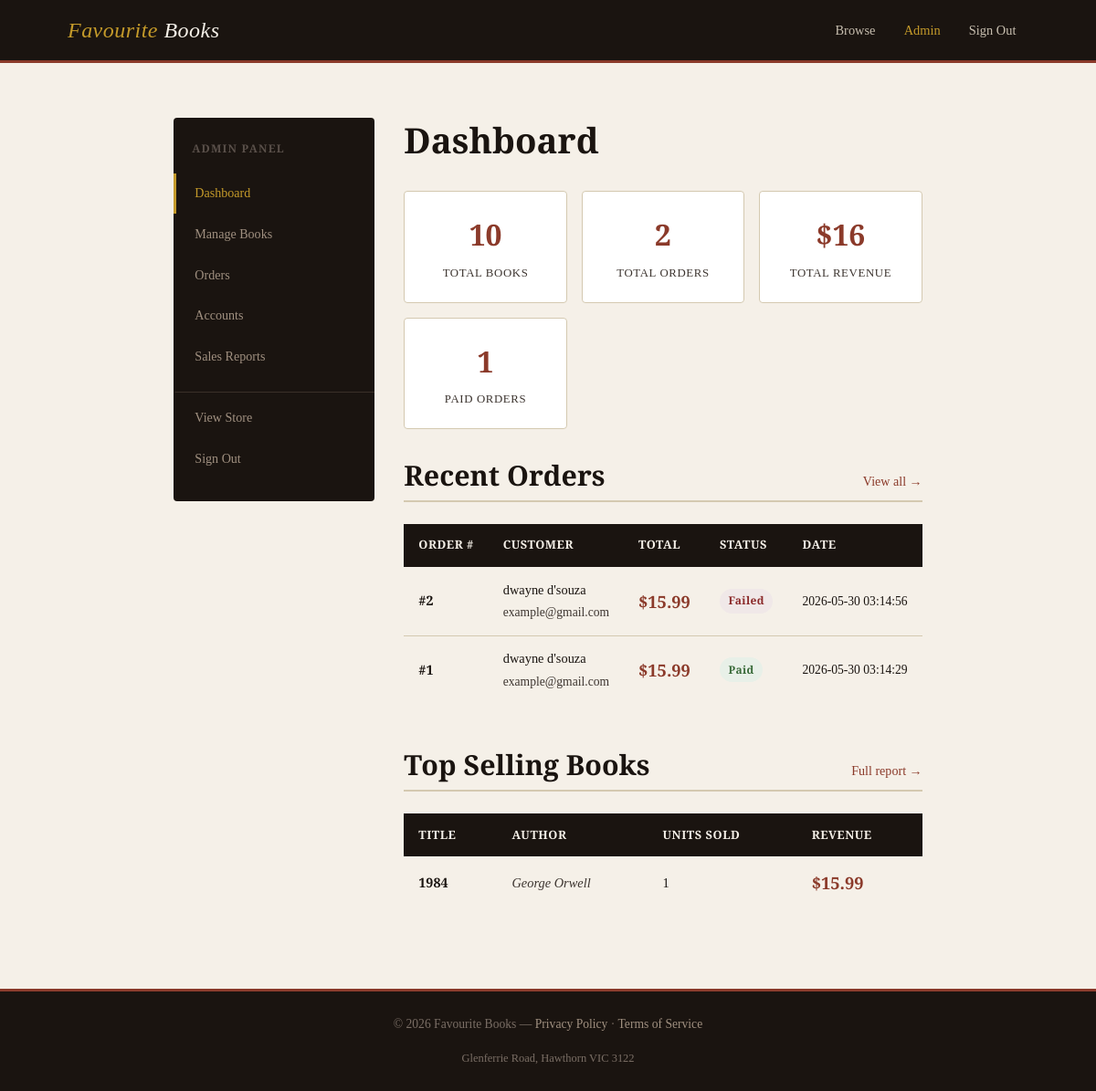
Before: /admin (signed in) with the older database file.
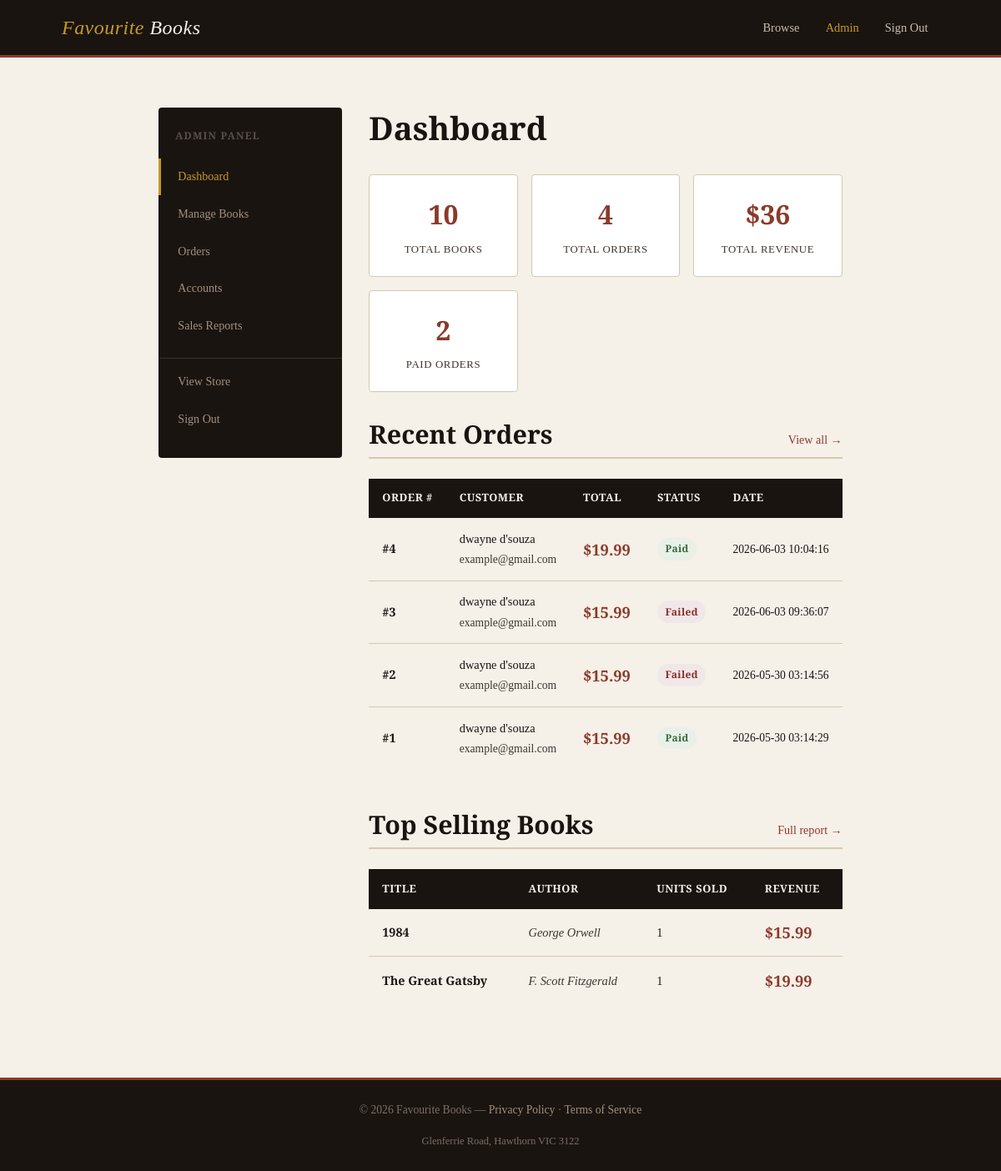
After: the same page with the newer database file.
### tables this page shows
CREATE TABLE orders (
                id INTEGER PRIMARY KEY AUTOINCREMENT,
                account_id INTEGER NOT NULL,
                total_price REAL NOT NULL,
                status TEXT NOT NULL DEFAULT 'pending',
                created_at TIMESTAMP DEFAULT CURRENT_TIMESTAMP,
                shipping_address TEXT NOT NULL,
                FOREIGN KEY (account_id) REFERENCES accounts(id)
            );

CREATE TABLE accounts (
                id INTEGER PRIMARY KEY AUTOINCREMENT,
                name TEXT NOT NULL,
                email TEXT NOT NULL UNIQUE,
                password TEXT NOT NULL,
                phone TEXT,
                address TEXT,
                role TEXT NOT NULL DEFAULT 'customer'
            );

CREATE TABLE products (
                id INTEGER PRIMARY KEY AUTOINCREMENT,
                title TEXT NOT NULL,
                author TEXT NOT NULL,
                isbn TEXT NOT NULL UNIQUE,
                price REAL NOT NULL,
                stock INTEGER NOT NULL DEFAULT 0,
                category TEXT NOT NULL,
                description TEXT,
                available INTEGER NOT NULL DEFAULT 1
            );

### app.py (the view)
@app.route("/admin")
@admin_required
def admin_dashboard():
    cat = Catalogue()
    books = cat.get_all_for_admin()
    orders = Order.get_all()
    report = SalesReport()
    summary = report.get_summary("all")
    return render_template("admin/dashboard.html", books=books, orders=orders, summary=summary)

### app.py (called while the page is built)
def admin_required(f):
    @wraps(f)
    def decorated(*args, **kwargs):
        if "account_id" not in session:
            flash("Please log in to access this page.", "warning")
            return redirect(url_for("login"))
        if session.get("role") != "admin":
            flash("Administrator access required.", "danger")
            return redirect(url_for("index"))
        return f(*args, **kwargs)
    return decorated

### models/catalogue.py (called while the page is built)
    def get_all_for_admin(self):
        rows = self._db.fetchall("SELECT * FROM products ORDER BY title")
        return [self._row_to_product(r) for r in rows]

    def _row_to_product(self, r):
        return Product(r["id"], r["title"], r["author"], r["isbn"],
                       r["price"], r["stock"], r["category"],
                       r["description"], r["available"])

### models/database.py (called while the page is built)
    def __new__(cls):
        if cls._instance is None:
            cls._instance = super().__new__(cls)
            cls._instance._connection = None
        return cls._instance

    def fetchone(self, query, params=()):
        conn = self.get_connection()
        cursor = conn.cursor()
        cursor.execute(query, params)
        return cursor.fetchone()

### templates/admin/dashboard.html (shortened to what this page needs)
{% extends "admin/base_admin.html" %}
{% block admin_content %}
<h1 style="margin-bottom: 2rem;">Dashboard</h1>
<div class="stat-cards">
  <div class="stat-card">
    <div class="stat-value">{{ books|length }}</div>
    <div class="stat-label">Total Books</div>
  </div>
  <div class="stat-card">
    <div class="stat-value">{{ orders|length }}</div>
    <div class="stat-label">Total Orders</div>
  </div>
  <div class="stat-card">
    <div class="stat-value">${{ "%.0f"|format(summary.total_revenue) }}</div>
    <div class="stat-label">Total Revenue</div>
  </div>
  <div class="stat-card">
    <div class="stat-value">{{ summary.order_count }}</div>
    <div class="stat-label">Paid Orders</div>
  </div>
</div>
<div class="section">
  <div class="section-header">
    <h2>Recent Orders</h2>
    <a href="{{ url_for('admin_orders') }}">View all →</a>
  </div>
  {% if orders %}
    <div class="table-wrap">
      <table>
        <thead>
          <tr>
            <th>Order #</th>
            <th>Customer</th>
            <th>Total</th>
            <th>Status</th>
            <th>Date</th>
          </tr>
        </thead>
        <tbody>
          {% for order in orders[:8] %}
            <tr>
              <td><strong>#{{ order.id }}</strong></td>
              <td>{{ order.customer_name }}<br><span class="text-muted text-small">{{ order.customer_email }}</span></td>
              <td class="price">${{ "%.2f"|format(order.total_price) }}</td>
              <td>
                {% if order.status == 'paid' %}
                  <span class="badge badge-paid">Paid</span>
                {% elif order.status == 'payment_failed' %}
                  <span class="badge badge-failed">Failed</span>
                {% else %}
                  <span class="badge badge-pending">{{ order.status }}</span>
                {% endif %}
              </td>
              <td class="text-small">{{ order.created_at }}</td>
            </tr>
          {% endfor %}
        </tbody>
      </table>
    </div>
  {% else %}
    <p class="text-muted">No orders yet.</p>
  {% endif %}
</div>
{% if summary.top_books %}
  <div class="section">
    <div class="section-header">
      <h2>Top Selling Books</h2>
      <a href="{{ url_for('admin_reports') }}">Full report →</a>
    </div>
    <div class="table-wrap">
      <table>
        <thead>
          <tr><th>Title</th><th>Author</th><th>Units Sold</th><th>Revenue</th></tr>
        </thead>
        <tbody>
          {% for book in summary.top_books %}
            <tr>
              <td><strong>{{ book.title }}</strong></td>
              <td class="text-muted" style="font-style:italic;">{{ book.author }}</td>
              <td>{{ book.units_sold }}</td>
              <td class="price">${{ "%.2f"|format(book.book_revenue) }}</td>
            </tr>
          {% endfor %}
        </tbody>
      </table>
    </div>
  </div>
{% endif %}
{% endblock %}

Changed rows visible on the page:
added orders: id "4", customer_name "dwayne d'souza", customer_email "example@gmail.com", total_price "19.99", status "Paid", created_at "2026-06-03 10:04:16"
added orders: id "3", customer_name "dwayne d'souza", customer_email "example@gmail.com", total_price "15.99", status "Failed", created_at "2026-06-03 09:36:07"
now on this page (row edited): products: title "The Great Gatsby", author "F. Scott Fitzgerald", units_sold "1", book_revenue "19.99"
Other visible differences:
{{ orders|length }}: "2" → "4"
{{ "%.0f"|format(summary.total_revenue) }}: "16" → "36"
{{ summary.order_count }}: "1" → "2"
